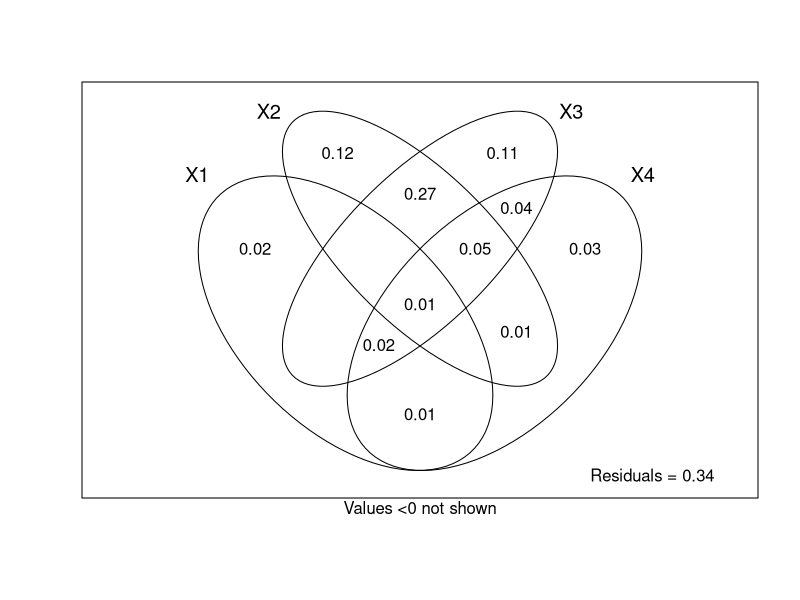
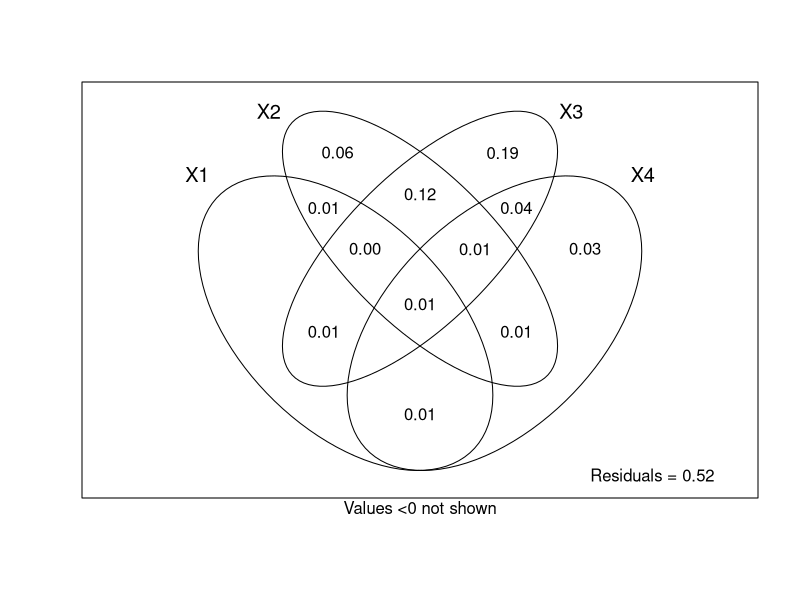
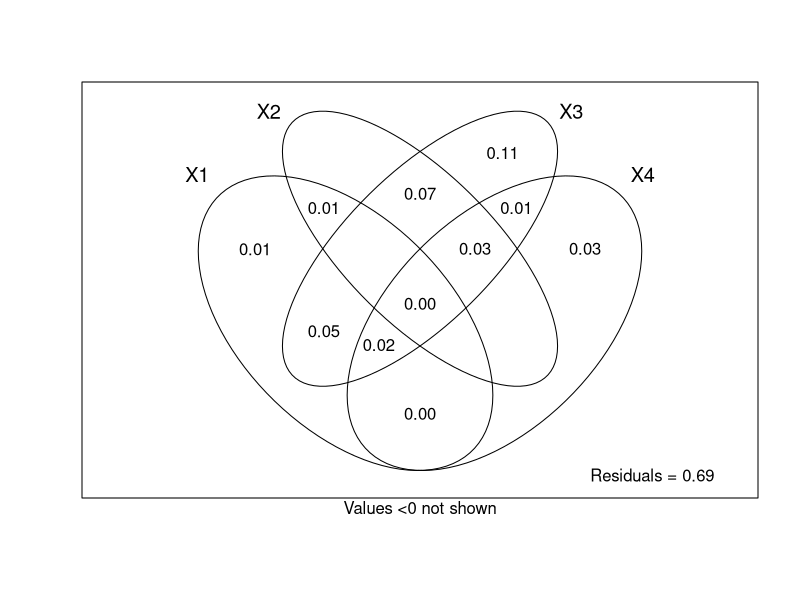
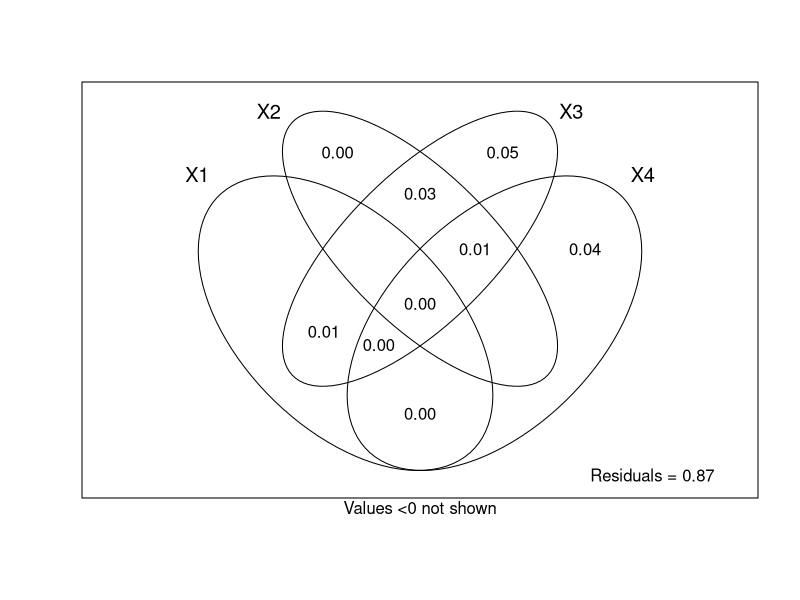
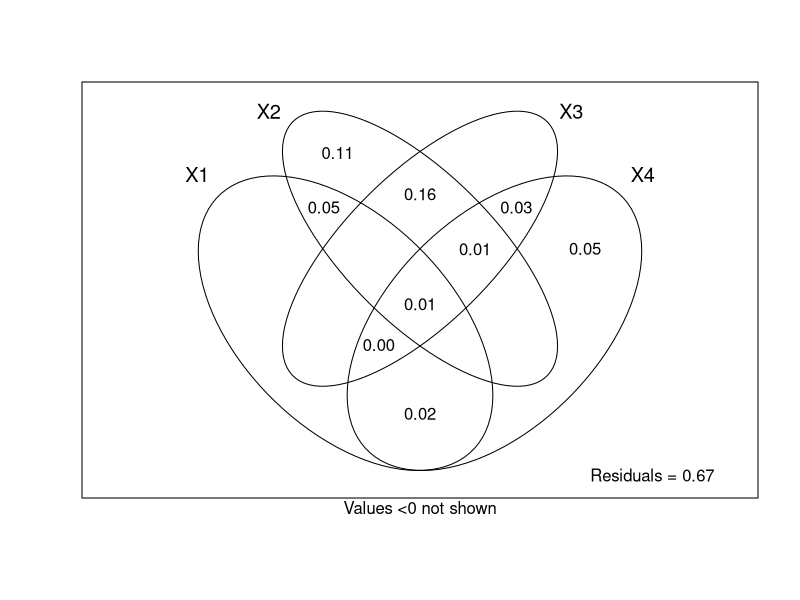
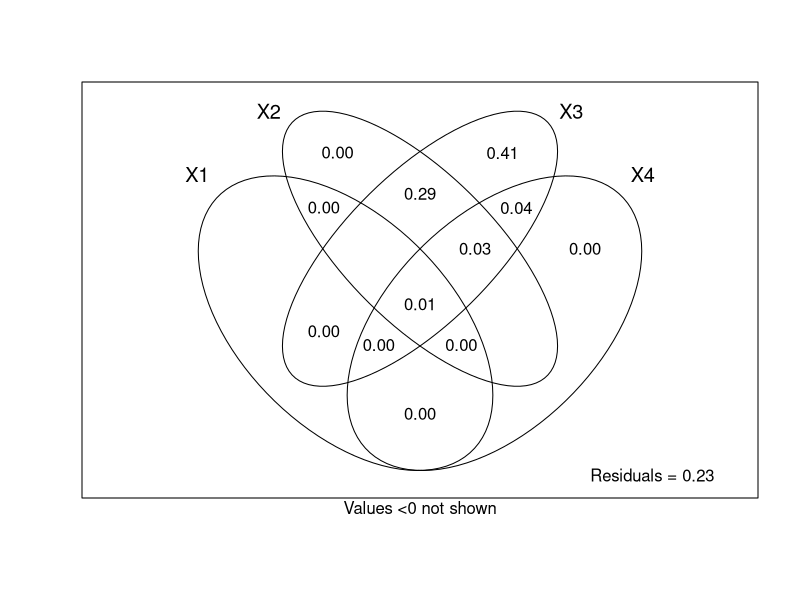
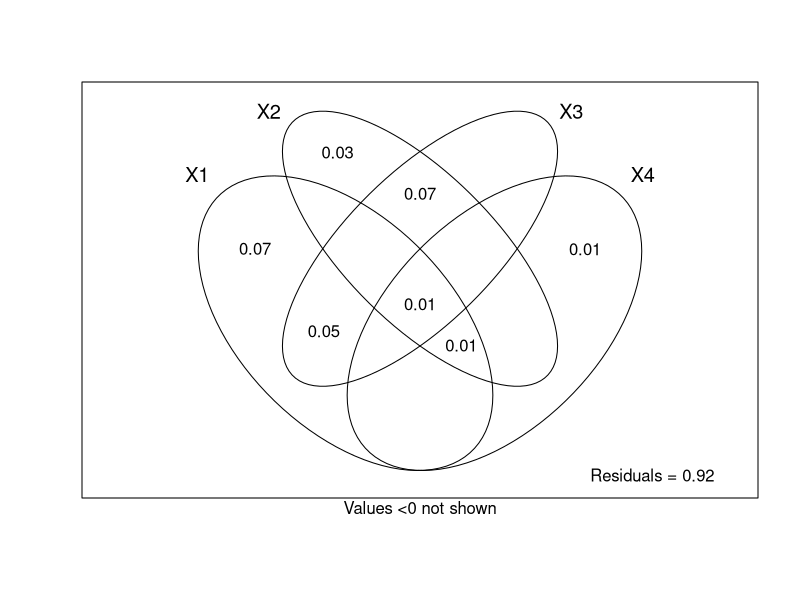

Source code (R) for these figures, in order:
library("vegan") 
a=read.table("data.txt",header=TRUE)
b=a[,34]
mod <- varpart(b, ~ plantcover+plantrichness, ~ Invertebrate+Protists+Fungal+Bacteria, ~ climate+ N + P + pH + Sand, ~ spatial , data=a)
plot(mod)
mod
Plant_richness <- model.matrix(~ plantcover+plantrichness, data=a)
aFrac <- rda(b, Plant_richness, data=a)
anova(aFrac, step=9999, perm.max=9999)
Soil_biodiv <- model.matrix(~ Invertebrate+Protists+Fungal+Bacteria, data=a)
aFrac <- rda(b, Soil_biodiv, data=a)
anova(aFrac, step=9999, perm.max=9999)
Environment <- model.matrix(~ climate+ N + P + pH + Sand, data=a)
aFrac <- rda(b, Environment, data=a)
anova(aFrac, step=9999, perm.max=9999)
Space <- model.matrix(~ spatial, data=a)
aFrac <- rda(b, Space, data=a)
anova(aFrac, step=9999, perm.max=9999)

# module#3:
a=read.table("data.txt",header=TRUE)
# b=a[,33]
b=a[,c(13:14,19,29)]
mod <- varpart(b, ~ plantcover+plantrichness, ~ Invertebrate+Protists+Fungal+Bacteria, ~ climate+ N + P + pH + Sand, ~ spatial , data=a)
plot(mod)
mod
Plant_richness <- model.matrix(~ plantcover+plantrichness, data=a)
aFrac <- rda(b, Plant_richness, data=a)
anova(aFrac, step=9999, perm.max=9999)
Soil_biodiv <- model.matrix(~ Invertebrate+Protists+Fungal+Bacteria, data=a)
aFrac <- rda(b, Soil_biodiv, data=a)
anova(aFrac, step=9999, perm.max=9999)
Environment <- model.matrix(~ climate+ N + P + pH + Sand, data=a)
aFrac <- rda(b, Environment, data=a)
anova(aFrac, step=9999, perm.max=9999)
Space <- model.matrix(~ spatial, data=a)
aFrac <- rda(b, Space, data=a)
anova(aFrac, step=9999, perm.max=9999)
# Module#2
a=read.table("data.txt",header=TRUE)
# b=a[,32]
b=a[,c(17,20:23)]
mod <- varpart(b, ~ plantcover+plantrichness, ~ Invertebrate+Protists+Fungal+Bacteria, ~ climate+ N + P + pH + Sand, ~ spatial , data=a)
plot(mod)
mod
Plant_richness <- model.matrix(~ plantcover+plantrichness, data=a)
aFrac <- rda(b, Plant_richness, data=a)
anova(aFrac, step=9999, perm.max=9999)
Soil_biodiv <- model.matrix(~ Invertebrate+Protists+Fungal+Bacteria, data=a)
aFrac <- rda(b, Soil_biodiv, data=a)
anova(aFrac, step=9999, perm.max=9999)
Environment <- model.matrix(~ climate+ N + P + pH + Sand, data=a)
aFrac <- rda(b, Environment, data=a)
anova(aFrac, step=9999, perm.max=9999)
Space <- model.matrix(~ spatial, data=a)
aFrac <- rda(b, Space, data=a)
anova(aFrac, step=9999, perm.max=9999)

#Module#1
a=read.table("data.txt",header=TRUE)
# b=a[,33]
b=a[,c(15,18,24:28,30)]
mod <- varpart(b, ~ plantcover+plantrichness, ~ Invertebrate+Protists+Fungal+Bacteria, ~ climate+ N + P + pH + Sand, ~ spatial , data=a)
plot(mod)
mod
Plant_richness <- model.matrix(~ plantcover+plantrichness, data=a)
aFrac <- rda(b, Plant_richness, data=a)
anova(aFrac, step=9999, perm.max=9999)
Soil_biodiv <- model.matrix(~ Invertebrate+Protists+Fungal+Bacteria, data=a)
aFrac <- rda(b, Soil_biodiv, data=a)
anova(aFrac, step=9999, perm.max=9999)
Environment <- model.matrix(~ climate+ N + P + pH + Sand, data=a)
aFrac <- rda(b, Environment, data=a)
anova(aFrac, step=9999, perm.max=9999)
Space <- model.matrix(~ spatial, data=a)
aFrac <- rda(b, Space, data=a)
anova(aFrac, step=9999, perm.max=9999)
#1
a=read.table("data.txt",header=TRUE)
b=a[,13]
mod <- varpart(b, ~ plantcover+plantrichness, ~ Invertebrate+Protists+Fungal+Bacteria, ~ climate+ N + P + pH + Sand, ~ spatial , data=a)
plot(mod)
mod
Plant_richness <- model.matrix(~ plantcover+plantrichness, data=a)
aFrac <- rda(b, Plant_richness, data=a)
anova(aFrac, step=9999, perm.max=9999)
Soil_biodiv <- model.matrix(~ Invertebrate+Protists+Fungal+Bacteria, data=a)
aFrac <- rda(b, Soil_biodiv, data=a)
anova(aFrac, step=9999, perm.max=9999)
Environment <- model.matrix(~ climate+ N + P + pH + Sand, data=a)
aFrac <- rda(b, Environment, data=a)
anova(aFrac, step=9999, perm.max=9999)
Space <- model.matrix(~ spatial, data=a)
aFrac <- rda(b, Space, data=a)
anova(aFrac, step=9999, perm.max=9999)
#2
a=read.table("data.txt",header=TRUE)
b=a[,14]
mod <- varpart(b, ~ plantcover+plantrichness, ~ Invertebrate+Protists+Fungal+Bacteria, ~ climate+ N + P + pH + Sand, ~ spatial , data=a)
plot(mod)
mod
Plant_richness <- model.matrix(~ plantcover+plantrichness, data=a)
aFrac <- rda(b, Plant_richness, data=a)
anova(aFrac, step=9999, perm.max=9999)
Soil_biodiv <- model.matrix(~ Invertebrate+Protists+Fungal+Bacteria, data=a)
aFrac <- rda(b, Soil_biodiv, data=a)
anova(aFrac, step=9999, perm.max=9999)
Environment <- model.matrix(~ climate+ N + P + pH + Sand, data=a)
aFrac <- rda(b, Environment, data=a)
anova(aFrac, step=9999, perm.max=9999)
Space <- model.matrix(~ spatial, data=a)
aFrac <- rda(b, Space, data=a)
anova(aFrac, step=9999, perm.max=9999)

#total8
a=read.table("data.txt",header=TRUE)
b=a[,42]
mod <- varpart(b, ~ plantcover+plantrichness, ~ Invertebrate+Protists+Fungal+Bacteria, ~ climate+ N + P + pH + Sand, ~ spatial , data=a)
plot(mod)
mod
Plant_richness <- model.matrix(~ plantcover+plantrichness, data=a)
aFrac <- rda(b, Plant_richness, data=a)
anova(aFrac, step=9999, perm.max=9999)
Soil_biodiv <- model.matrix(~ Invertebrate+Protists+Fungal+Bacteria, data=a)
aFrac <- rda(b, Soil_biodiv, data=a)
anova(aFrac, step=9999, perm.max=9999)
Environment <- model.matrix(~ climate+ N + P + pH + Sand, data=a)
aFrac <- rda(b, Environment, data=a)
anova(aFrac, step=9999, perm.max=9999)
Space <- model.matrix(~ spatial, data=a)
aFrac <- rda(b, Space, data=a)
anova(aFrac, step=9999, perm.max=9999)
